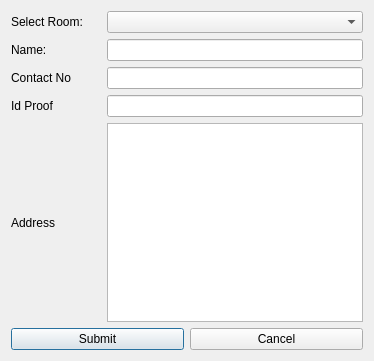
<?xml version="1.0" encoding="UTF-8"?>
<ui version="4.0">
 <class>BookRoomDialog</class>
 <widget class="QDialog" name="BookRoomDialog">
  <property name="geometry">
   <rect>
    <x>0</x>
    <y>0</y>
    <width>374</width>
    <height>361</height>
   </rect>
  </property>
  <property name="windowTitle">
   <string>Dialog</string>
  </property>
  <layout class="QVBoxLayout" name="verticalLayout">
   <item>
    <layout class="QGridLayout" name="gridLayout">
     <item row="4" column="0" colspan="2">
      <widget class="QLabel" name="lblAddress">
       <property name="text">
        <string>Address</string>
       </property>
      </widget>
     </item>
     <item row="2" column="2" colspan="2">
      <widget class="QLineEdit" name="txtContactNo"/>
     </item>
     <item row="3" column="0" colspan="2">
      <widget class="QLabel" name="lblIdProof">
       <property name="text">
        <string>Id Proof</string>
       </property>
      </widget>
     </item>
     <item row="2" column="0" colspan="2">
      <widget class="QLabel" name="lblContactNo">
       <property name="text">
        <string>Contact No</string>
       </property>
      </widget>
     </item>
     <item row="3" column="2" colspan="2">
      <widget class="QLineEdit" name="txtIdProof"/>
     </item>
     <item row="4" column="2" colspan="2">
      <widget class="QPlainTextEdit" name="plainTextEditAddress"/>
     </item>
     <item row="1" column="2" colspan="2">
      <widget class="QLineEdit" name="txtName"/>
     </item>
     <item row="0" column="0" colspan="2">
      <widget class="QLabel" name="lblSelectRoom">
       <property name="text">
        <string>Select Room:</string>
       </property>
      </widget>
     </item>
     <item row="0" column="2" colspan="2">
      <widget class="QComboBox" name="cmbBoxRooms"/>
     </item>
     <item row="1" column="0" colspan="2">
      <widget class="QLabel" name="lblName">
       <property name="text">
        <string>Name:</string>
       </property>
      </widget>
     </item>
    </layout>
   </item>
   <item>
    <layout class="QHBoxLayout" name="horizontalLayout">
     <item>
      <widget class="QPushButton" name="btnSubmit">
       <property name="text">
        <string>Submit</string>
       </property>
      </widget>
     </item>
     <item>
      <widget class="QPushButton" name="btnCancel">
       <property name="text">
        <string>Cancel</string>
       </property>
      </widget>
     </item>
    </layout>
   </item>
  </layout>
 </widget>
 <resources/>
 <connections/>
</ui>
